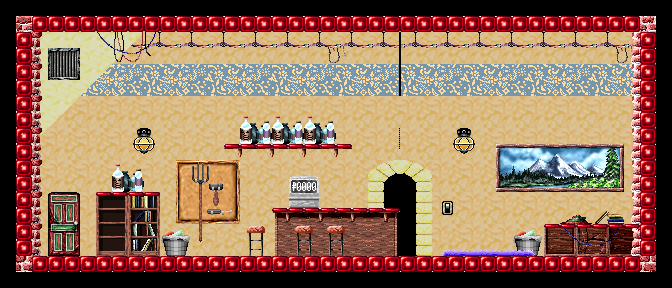

Tiled map render using the project's own tile images. Description and the map definition, with tile-layer contents summarised, below:
An orthogonal 42x18 tile map with 16x16 px tiles, 6 tile layers (Tile Layer 1, Tile Layer 2, Tile Layer 3, Tile Layer 4, ...), 3 tilesets and 3 objects (3x Spawn).

<map version="1.0" orientation="orthogonal" width="42" height="18" tilewidth="16" tileheight="16">
 <properties>
  <property name="default start" value="4, 16" />
 </properties>
 <tileset firstgid="1" name="shop tiles" tilewidth="16" tileheight="16">
  <image source="shop tiles.bmp" trans="ff00ff" width="320" height="288" />
 </tileset>
 <tileset firstgid="361" name="BIG Compilation" tilewidth="16" tileheight="16">
  <image source="BIG Compilation.bmp" trans="ff00ff" width="320" height="2080" />
 </tileset>
 <tileset firstgid="2961" name="Collision" tilewidth="16" tileheight="16">
  <image source="CShapes.png" trans="ff00ff" width="336" height="64" />
 </tileset>
 <layer name="Tile Layer 1" width="42" height="18">
  <data>[756 cells, 756 non-empty, 50 distinct tile ids]</data>
 </layer>
 <layer name="Tile Layer 2" width="42" height="18">
  <data>[756 cells, 239 non-empty, 131 distinct tile ids]</data>
 </layer>
 <layer name="Tile Layer 3" width="42" height="18">
  <properties>
   <property name="active front" value="" />
  </properties>
  <data>[756 cells, 86 non-empty, 32 distinct tile ids]</data>
 </layer>
 <layer name="Tile Layer 4" width="42" height="18">
  <properties>
   <property name="active front" value="" />
  </properties>
  <data>[756 cells, 18 non-empty, 12 distinct tile ids]</data>
 </layer>
 <layer name="foreground" width="42" height="18">
  <properties>
   <property name="foreground" value="" />
  </properties>
  <data>[756 cells, 28 non-empty, 4 distinct tile ids]</data>
 </layer>
 <layer name="Collision" width="42" height="18">
  <data>[756 cells, 130 non-empty, 2 distinct tile ids]</data>
 </layer>
 <objectgroup name="Objects" width="42" height="18">
  <object name="fishbowl" type="Spawn" x="544" y="192" width="32" height="32">
   <properties>
    <property name="spawn" value="fishbowl" />
   </properties>
  </object>
  <object name="ventwires" type="Spawn" x="48" y="80" width="32" height="32">
   <properties>
    <property name="active front" value="" />
    <property name="spawn" value="ventwires" />
   </properties>
  </object>
  <object name="ceiling fan" type="Spawn" x="368" y="96" width="64" height="32">
   <properties>
    <property name="spawn" value="ceilingfan" />
   </properties>
  </object>
 </objectgroup>
</map>
